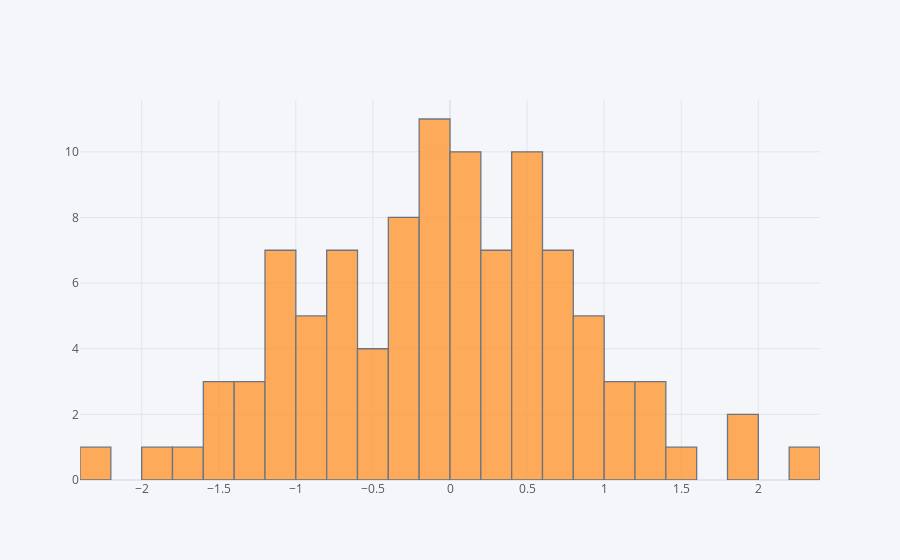

The cell this chart's notebook holds for it:
### Code cell
df["A"].iplot(kind="hist",bins = 25)

### Figure 1 — Plotly figure (JSON) as saved in the notebook; plotly's stock layout.template omitted (floating-point values rounded to 4 significant figures)
{"data": [{"histfunc": "count", "histnorm": "", "marker": {"color": "rgba(255, 153, 51, 1.0)", "line": {"color": "#4D5663", "width": 1.3}}, "name": "A", "nbinsx": 25, "opacity": 0.8, "orientation": "v", "type": "histogram", "x": [0.8223, -0.8068, 0.04946, -0.1273, -0.1538, -1.289, -0.8533, 1.12, 0.06443, 1.851, 0.6036, 1.024, -0.08471, 0.6613, -1.443, -1.128, -0.4166, 0.5548, 0.4246, -1.478, -0.6802, 0.1167, -0.593, 0.008426, -1.002, -0.7814, 0.6621, -0.1006, 0.8861, 1.834, 0.1226, -0.6176, -0.3488, -0.9035, 0.09718, 0.4733, -1.034, 0.136, -1.307, -0.3094, -0.1257, 0.3269, -0.2075, -0.8181, -2.236, -1.485, 0.5362, 1.265, 0.06555, 0.457, -0.5756, 2.292, 0.5735, 1.367, -0.7363, -1.032, -0.6704, 0.3479, 0.9493, 0.7185, -0.2686, -1.079, -0.1709, -1.972, -0.71, -0.797, 1.425, 0.4278, -0.05508, 0.2933, -1.099, -1.343, 0.2694, 0.9466, 0.2684, -0.1562, 0.0594, -0.08786, 0.2818, 1.03, 0.5961, 0.6996, -0.2026, -0.006644, 0.6461, -0.1479, -0.2858, 0.6365, 0.2906, 0.9283, -1.658, 1.216, -0.4934, 0.5203, -1.137, -0.9073, 0.4616, -0.351, 0.1514, -0.22]}], "layout": {"barmode": "overlay", "legend": {"bgcolor": "#F5F6F9", "font": {"color": "#4D5663"}}, "paper_bgcolor": "#F5F6F9", "plot_bgcolor": "#F5F6F9", "title": {"font": {"color": "#4D5663"}}, "xaxis": {"gridcolor": "#E1E5ED", "showgrid": true, "tickfont": {"color": "#4D5663"}, "title": {"font": {"color": "#4D5663"}, "text": ""}, "zerolinecolor": "#E1E5ED"}, "yaxis": {"gridcolor": "#E1E5ED", "showgrid": true, "tickfont": {"color": "#4D5663"}, "title": {"font": {"color": "#4D5663"}, "text": ""}, "zerolinecolor": "#E1E5ED"}}}
